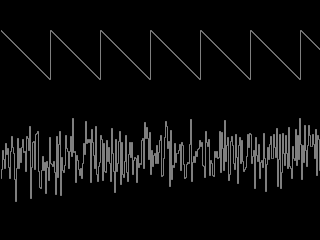
Frame 1 (no input)
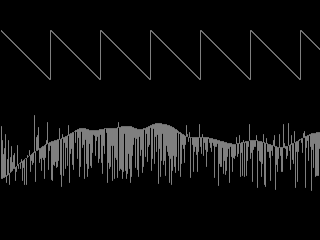
Frame 60 (the mouse pressed at the canvas centre just before this capture)
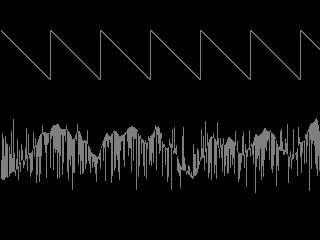
Frame 120 (the mouse held since frame 60 and released just before this capture)

The Processing sketch that drew these frames (run headless with seeded random() and noise(); from frame 60 on, the mouse is pressed at the canvas centre):

// Processing sketch: lookupkeys
// ── lookupkeys.pde


float source[];
float guess[];

float best[] = {1,1};

float err = 10000000.0;
float res = 1;

void zadani(){
  for(int i = 1 ; i < source.length;i++){
    source[i] = (i)%50;
  }



}

void setup(){
  size(320,240);

  source = new float[width];
  guess = new float[width];

  best[0] = frameCount;
  best[1] = 1.0;

  zadani();
  err = err(1,1);


}


void draw(){

  background(0);
  plot();

  for(int i = 1 ; i<100;i++){
    res = (sin(frameCount/(i+0.0))+1.0)*100.0;
    float neu = err(frameCount,res);

    if(err > neu){
      best[0] = frameCount;
      best[1] = res;

      err = neu;
    }
  }

}

void plot(){
  stroke(255,127);

  for(int i = 1 ; i < source.length;i++){
    line(i,source[i-1]+height/3-50,i,source[i]+height/3-50);
  }

  noiseSeed((int)best[0]);
  for(int i = 1 ; i < guess.length;i++){
    line(i,noise(i-1/best[1])*100.0-50+(height/3*2),i,noise(i/best[1])*100.0-50+(height/3*2));
  }
}

float err(int seed,float res){

  float err =0;
  noiseSeed(seed);

  for(int i = 0;i<source.length;i++){
    guess[i] = noise(i/res)*100;
  }

  for(int i = 0;i<source.length;i++){
    err += abs(source[i]-guess[i]);
  }

  return err;

}
